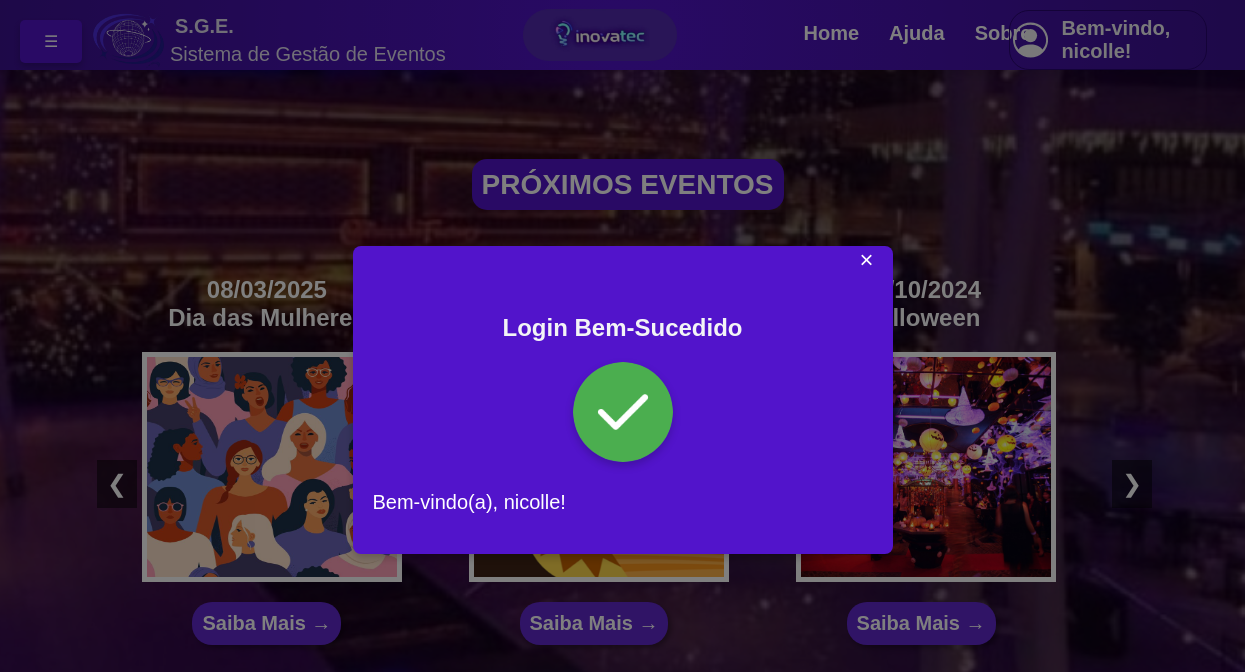
Page /ambiente.php (signed in) on the committed database.
### tables this page shows
CREATE TABLE `eventos` (
  `id` int(11) NOT NULL,
  `nome` varchar(255) NOT NULL,
  `data` date NOT NULL,
  `local` varchar(255) DEFAULT NULL,
  `hora` time DEFAULT NULL,
  `lotacao` varchar(45) DEFAULT NULL,
  `duracao` time DEFAULT NULL,
  `descricao` text DEFAULT NULL,
  `criado_em` timestamp NOT NULL DEFAULT current_timestamp(),
  `tema_id` int(11) DEFAULT NULL,
  `objetivo_id` int(11) DEFAULT NULL,
  `buffet_id` int(11) DEFAULT NULL,
  `imagem` varchar(255) DEFAULT NULL,
  `status_do_evento_id` int(11) DEFAULT NULL,
  `faixa_etaria_id` int(11) DEFAULT NULL,
  `escolaridades_id` int(11) DEFAULT NULL,
  `status_social_id` int(11) DEFAULT NULL
);

### ambiente.php (the view, shortened to what this page needs)
<?php
$produtor_nome = $_SESSION['nome'];
?>
<!DOCTYPE html>
<html lang="pt-BR">
<head>
    <link
    rel="stylesheet"
    href="https://cdnjs.cloudflare.com/ajax/libs/font-awesome/6.2.1/css/all.min.css"
  />
    <link rel="stylesheet" href="ambiente.css">
</head>
<body>
    <header>
<button class="open-btn" onclick="abrirSidebar()">☰</button>
<div id="loginSuccessPopup" class="popup" style="display: none;">
    <div class="popup-content">
     <span class="close-btn-popup" onclick="closePopup()">&times;</span>
        <h2>Login Bem-Sucedido</h2>
        <img src="correto.png" alt="Bem-vindo" class="popup-image">
        <p class= "bem-vindo">Bem-vindo(a), <?php echo htmlspecialchars($produtor_nome); ?>!</p>
    </div>
</div>
        <div class="logo-foto">
           <img src="Logo_SGE_inova.png"width=80% height="100%">
       <div class="header-content">
      <h1> S.G.E.</h1>
      <p> Sistema de Gestão de Eventos</p>
      </div>
          </div>
          <div class="foto-container">
            <div class="logo">
              <img src="eventos.png"width=103% height="100%">
                 </div>
       </div>
          <nav>
              <ul>
                  <li> <a href="ambiente.php"> Home</a></li>
                  <li> <a href= "ajuda do produtor.php">Ajuda</a></li>
                  <li> <a href= "sobre.php">Sobre</a></li>
             </ul>
                </nav>
                <div class="profile-dropdown">
                <div onclick="toggle()" class="profile-dropdown-btn">
                <span
                    >
                   <h1>Bem-vindo, <?php echo htmlspecialchars($produtor_nome); ?>! </h1>
                </span>
                </div>
                  </div>
    </header>
    <section class="agenda-evento">
        <div class="conteudo">
           <div class="container">
          <h2>PRÓXIMOS EVENTOS</h2>
          <?php
include('php/Config.php');
function exibirEventos() {
    global $conn;
    $sql_eventos = "SELECT e.nome, e.imagem, e.data, e.descricao, e.local, e.hora, e.lotacao, e.duracao,
                    fe.descricao AS faixa_etaria_desc, ss.descricao AS status_social_desc,
                    se.nome AS status_evento_nome, es.descricao AS escolaridade_desc
                    FROM eventos e
                    LEFT JOIN faixa_etaria fe ON e.faixa_etaria_id = fe.id
                    LEFT JOIN status_social ss ON e.status_social_id = ss.id
                    LEFT JOIN status_do_evento se ON e.status_do_evento_id = se.id
                    LEFT JOIN escolaridades es ON e.escolaridades_id = es.id
                    ORDER BY e.data DESC";
    $result = $conn->query($sql_eventos);
    $totalEventos = $result->num_rows;
    if ($result->num_rows > 0) {
        while ($row = $result->fetch_assoc()) {
            $caminho_imagem = "uploads/eventos/" . htmlspecialchars($row['imagem']);
            echo '<div class="carousel-slide">';
            echo '<div class="evento">';
            echo '<h1>' . date("d/m/Y", strtotime($row['data'])) . '<br>' . htmlspecialchars($row['nome']) . '</h1>';
            if (!empty($row['imagem']) && file_exists($caminho_imagem)) {
                echo '<img src="' . $caminho_imagem . '" class="evento-imagem" alt="' . htmlspecialchars($row['nome']) . '">';
            } else {
                echo '<p>Imagem não encontrada.</p>';
            }
            echo '<button onclick="showDetails(\'' . addslashes($row['nome']) . '\', \'' . addslashes($caminho_imagem) . '\', \'' . date("d/m/Y", strtotime($row['data'])) . '\', \'' . addslashes($row['descricao']) . '\', \'' . addslashes($row['local']) . '\', \'' . $row['hora'] . '\', \'' . $row['lotacao'] . '\', \'' . $row['duracao'] . '\', \'' . addslashes($row['faixa_etaria_desc']) . '\', \'' . addslashes($row['status_social_desc']) . '\', \'' . addslashes($row['status_evento_nome']) . '\', \'' . addslashes($row['escolaridade_desc']) . '\')">Saiba Mais →</button>';
            echo '</div>';
            echo '</div>';
        }
    } else {
        echo "<p>Nenhum evento encontrado.</p>";
    }
    return $totalEventos;
}
?>
<div class="eventos">
<div class="carousel">
    <div class="carousel-container">
        <?php exibirEventos(); ?>
    </div>
</div>
    <button class="prev" onclick="moveSlide(-1)">&#10094;</button>
    <button class="next" onclick="moveSlide(1)">&#10095;</button>
            </div>
            </div>
            </div>
</body>
</html>

### rows in the picture
eventos: data "08/03/2025", nome "Dia das Mulheres", imagem (picture)
eventos: data "31/10/2024", nome "Halloween", imagem+nome (picture)

### other values in the picture
$produtor_nome "nicolle"
